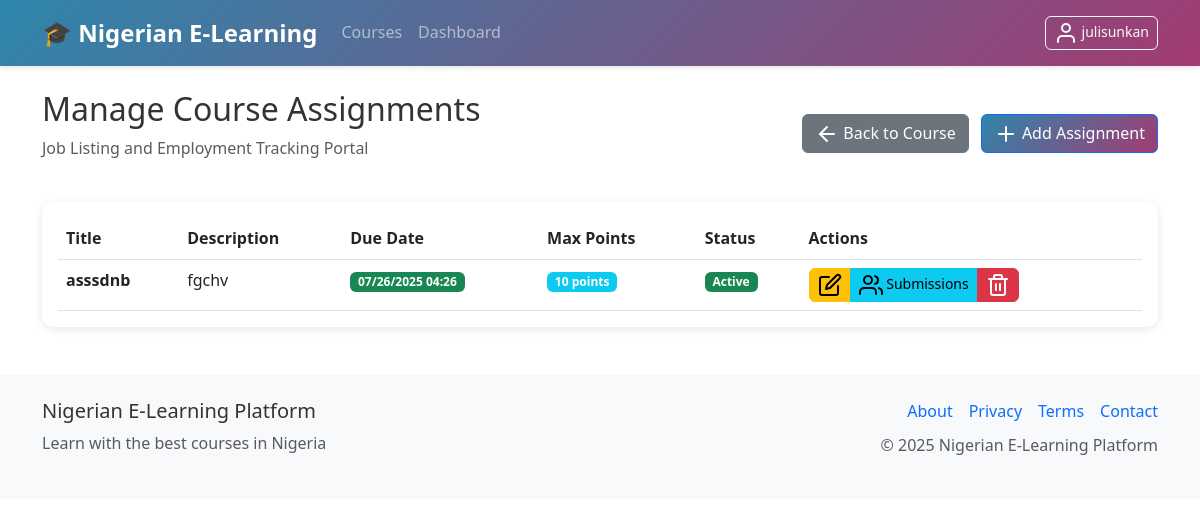
The app's page /instructor/courses/1/assignments (signed in) with its own data.
### models.py (models this page shows, shortened)
class User(UserMixin, db.Model):
    id = db.Column(db.Integer, primary_key=True)
    username = db.Column(db.String(80), unique=True, nullable=False)
    email = db.Column(db.String(120), unique=True, nullable=False)
    password_hash = db.Column(db.String(256), nullable=False)
    role = db.Column(db.String(20), nullable=False, default='student')  # admin, instructor, tutor, student
    first_name = db.Column(db.String(50))
    last_name = db.Column(db.String(50))
    active = db.Column(db.Boolean, default=True)
    banned = db.Column(db.Boolean, default=False)
    ban_reason = db.Column(db.Text)
    email_verified = db.Column(db.Boolean, default=False)
    verification_token = db.Column(db.String(100))
    password_reset_token = db.Column(db.String(100))
    password_reset_expires = db.Column(db.DateTime)
    email_verification_token = db.Column(db.String(100))
    email_verification_expires = db.Column(db.DateTime)
    premium_user = db.Column(db.Boolean, default=False)
    instructor_verified = db.Column(db.Boolean, default=False)
    badge_level = db.Column(db.String(20), default='basic')  # basic, bronze, silver, gold, premium
    wallet_balance = db.Column(db.Float, default=0.0)
    created_at = db.Column(db.DateTime, default=datetime.utcnow)
    last_login = db.Column(db.DateTime)
    courses_created = db.relationship('Course', foreign_keys='Course.instructor_id', backref='instructor', lazy='dynamic')
    enrollments = db.relationship('Enrollment', backref='student', lazy='dynamic')
    payments = db.relationship('Payment', backref='user', lazy='dynamic')
    wallet_transactions = db.relationship('WalletTransaction', backref='user', lazy='dynamic')
    quiz_attempts = db.relationship('QuizAttempt', backref='user', lazy='dynamic')
    assignment_submissions = db.relationship('AssignmentSubmission', backref='user', lazy='dynamic')
    course_credits = db.relationship('CourseCredit', backref='student_credit', lazy='dynamic')
    withdrawal_requests = db.relationship('WithdrawalRequest', foreign_keys='WithdrawalRequest.tutor_id', backref='tutor', lazy='dynamic')
    @property
    def is_active(self):
        return bool(self.active and not self.banned)

class Course(db.Model):
    id = db.Column(db.Integer, primary_key=True)
    title = db.Column(db.String(200), nullable=False)
    description = db.Column(db.Text)
    category = db.Column(db.String(100), default='General')  # Added missing category field
    price = db.Column(db.Float, nullable=False, default=0.0)
    instructor_id = db.Column(db.Integer, db.ForeignKey('user.id'), nullable=False)
    is_active = db.Column(db.Boolean, default=True)
    approval_status = db.Column(db.String(20), default='pending')  # pending, approved, rejected
    approved_by = db.Column(db.Integer, db.ForeignKey('user.id'))  # admin who approved
    approved_at = db.Column(db.DateTime)
    rejection_reason = db.Column(db.Text)
    min_credits_for_certificate = db.Column(db.Integer, default=70)  # Minimum credits needed for certificate
    total_available_credits = db.Column(db.Integer, default=100)     # Total credits available in course
    created_at = db.Column(db.DateTime, default=datetime.utcnow)
    updated_at = db.Column(db.DateTime, default=datetime.utcnow, onupdate=datetime.utcnow)
    lessons = db.relationship('Lesson', backref='course', lazy='dynamic', cascade='all, delete-orphan')
    enrollments = db.relationship('Enrollment', backref='course', lazy='dynamic', cascade='all, delete-orphan')
    quizzes = db.relationship('Quiz', backref='course', lazy='dynamic', cascade='all, delete-orphan')
    assignments = db.relationship('Assignment', backref='course', lazy='dynamic', cascade='all, delete-orphan')
    course_credits = db.relationship('CourseCredit', backref='course', lazy='dynamic', cascade='all, delete-orphan')
    course_vouchers = db.relationship('Voucher', foreign_keys='Voucher.course_id', backref='course', lazy='dynamic', cascade='all, delete-orphan')

class Assignment(db.Model):
    id = db.Column(db.Integer, primary_key=True)
    title = db.Column(db.String(200), nullable=False)
    description = db.Column(db.Text)
    instructions = db.Column(db.Text)
    course_id = db.Column(db.Integer, db.ForeignKey('course.id'), nullable=False)
    due_date = db.Column(db.DateTime)
    max_points = db.Column(db.Integer, default=100)
    is_active = db.Column(db.Boolean, default=True)
    max_credits = db.Column(db.Integer, default=15)  # Maximum credits for this assignment
    pass_threshold = db.Column(db.Float, default=60.0)  # Minimum percentage to earn credits
    created_at = db.Column(db.DateTime, default=datetime.utcnow)
    submissions = db.relationship('AssignmentSubmission', backref='assignment', lazy='dynamic', cascade='all, delete-orphan')

### routes.py (the view)
@app.route('/instructor/courses/<int:course_id>/assignments')
@login_required
@instructor_required
def instructor_course_assignments(course_id):
    course = Course.query.get_or_404(course_id)
    if current_user.role != 'admin' and course.instructor_id != current_user.id:
        flash('You can only manage assignments from your own courses', 'danger')
        return redirect(url_for('manage_courses'))
    assignments = Assignment.query.filter_by(course_id=course_id).all()
    from forms import AssignmentForm
    form = AssignmentForm()  # For CSRF token
    return render_template('instructor/course_assignments.html', course=course, assignments=assignments, now=datetime.utcnow(), form=form)

### app.py (called while the page is built)
@login_manager.user_loader
def load_user(user_id):
    from models import User
    return User.query.get(int(user_id))

### routes.py (called while the page is built)
@app.context_processor
def inject_settings():
    settings = SystemSettings.query.first()
    return dict(settings=settings)

### utils.py (called while the page is built)
def instructor_required(f):
    @wraps(f)
    def decorated_function(*args, **kwargs):
        if not current_user.is_authenticated or current_user.role not in ['admin', 'instructor', 'tutor']:
            flash('Instructor access required', 'danger')
            return redirect(url_for('dashboard'))
        return f(*args, **kwargs)
    return decorated_function

### templates/instructor/course_assignments.html (shortened to what this page needs)
{% extends "base.html" %}
{% block content %}
<div class="row">
    <div class="col-12">
        <div class="d-flex justify-content-between align-items-center mb-4">
            <div>
                <h2>Manage Course Assignments</h2>
                <p class="text-muted">{{ course.title }}</p>
            </div>
            <div>
                <a href="{{ url_for('course_detail', course_id=course.id) }}" class="btn btn-secondary me-2">
                    <i data-feather="arrow-left" class="me-1"></i>Back to Course
                </a>
                <a href="{{ url_for('create_assignment', course_id=course.id) }}" class="btn btn-primary">
                    <i data-feather="plus" class="me-1"></i>Add Assignment
                </a>
            </div>
        </div>
        <div class="card">
            <div class="card-body">
                {% if assignments %}
                <div class="table-responsive">
                    <table class="table table-hover">
                        <thead>
                            <tr>
                                <th>Title</th>
                                <th>Description</th>
                                <th>Due Date</th>
                                <th>Max Points</th>
                                <th>Status</th>
                                <th>Actions</th>
                            </tr>
                        </thead>
                        <tbody>
                            {% for assignment in assignments %}
                            <tr>
                                <td>
                                    <strong>{{ assignment.title }}</strong>
                                </td>
                                <td>
                                    {{ assignment.description[:80] }}{% if assignment.description|length > 80 %}...{% endif %}
                                </td>
                                <td>
                                    {% if assignment.due_date %}
                                        {% if assignment.due_date > now %}
                                            <span class="badge bg-success">{{ assignment.due_date.strftime('%m/%d/%Y %H:%M') }}</span>
                                        {% else %}
                                            <span class="badge bg-danger">{{ assignment.due_date.strftime('%m/%d/%Y %H:%M') }}</span>
                                        {% endif %}
                                    {% else %}
                                        <span class="badge bg-secondary">No due date</span>
                                    {% endif %}
                                </td>
                                <td>
                                    <span class="badge bg-info">{{ assignment.max_points }} points</span>
                                </td>
                                <td>
                                    {% if assignment.due_date and assignment.due_date > now %}
                                        <span class="badge bg-success">Active</span>
                                    {% elif assignment.due_date %}
                                        <span class="badge bg-warning">Past Due</span>
                                    {% else %}
                                        <span class="badge bg-primary">No Deadline</span>
                                    {% endif %}
                                </td>
                                <td>
                                    <div class="btn-group" role="group">
                                        <a href="{{ url_for('instructor_edit_assignment', assignment_id=assignment.id) }}"
                                           class="btn btn-sm btn-warning">
                                            <i data-feather="edit"></i>
                                        </a>
                                        <a href="{{ url_for('assignment_submissions', assignment_id=assignment.id) }}"
                                           class="btn btn-sm btn-info">
                                            <i data-feather="users"></i> Submissions
                                        </a>
                                        <button type="button" class="btn btn-sm btn-danger"
                                                onclick="confirmDeleteAssignment({{ assignment.id }}, {{ assignment.title|tojson }})">
                                            <i data-feather="trash-2"></i>
                                        </button>
                                    </div>
                                </td>
                            </tr>
                            {% endfor %}
                        </tbody>
                    </table>
                </div>
                {% endif %}
            </div>
        </div>
    </div>
</div>
{% endblock %}

### templates/base.html (shortened to what this page needs)
<!DOCTYPE html>
<html lang="en">
<head>
    {% set critical_css = get_critical_css() %}
    <link rel="preload" href="https://cdn.jsdelivr.net/npm/bootstrap@5.3.0/dist/css/bootstrap.min.css" as="style" onload="this.onload=null;this.rel='stylesheet'">
    <link rel="preload" href="{{ url_for('static', filename='css/style.css') }}" as="style" onload="this.onload=null;this.rel='stylesheet'">
</head>
<body>
    <nav class="navbar navbar-expand-lg navbar-dark bg-primary">
        <div class="container">
            <a class="navbar-brand" href="{{ url_for('index') }}">
                <strong>🎓 Nigerian E-Learning</strong>
            </a>
            <div class="collapse navbar-collapse" id="navbarNav">
                <ul class="navbar-nav me-auto">
                    <li class="nav-item">
                        <a class="nav-link" href="{{ url_for('courses') }}">Courses</a>
                    </li>
                    {% if current_user.is_authenticated %}
                    <li class="nav-item">
                        <a class="nav-link" href="{{ url_for('dashboard') }}">Dashboard</a>
                    </li>
                    {% endif %}
                </ul>
                <ul class="navbar-nav">
                    {% if current_user.is_authenticated %}
                    <li class="nav-item">
                        <button class="btn btn-outline-light btn-sm" type="button" data-bs-toggle="offcanvas" data-bs-target="#profileOffcanvas" aria-controls="profileOffcanvas">
                            <i data-feather="user"></i> {{ current_user.username }}
                        </button>
                    </li>
                    {% endif %}
                </ul>
            </div>
        </div>
    </nav>
    <main class="container my-4">
        {% block content %}{% endblock %}
    </main>
    <footer class="bg-light mt-5 py-4">
        <div class="container">
            <div class="row">
                <div class="col-md-6">
                    <h5>Nigerian E-Learning Platform</h5>
                    <p class="text-muted">Learn with the best courses in Nigeria</p>
                </div>
                <div class="col-md-6 text-md-end">
                    <div class="d-flex justify-content-md-end justify-content-center gap-3 mb-2">
                        <a href="#" class="text-decoration-none">About</a>
                        <a href="#" class="text-decoration-none">Privacy</a>
                        <a href="#" class="text-decoration-none">Terms</a>
                        <a href="#" class="text-decoration-none">Contact</a>
                    </div>
                    <p class="text-muted">© 2025 Nigerian E-Learning Platform</p>
                </div>
            </div>
        </div>
    </footer>
</body>
</html>

### static/css/style.css (style rules this page uses)
:root { --primary-color: #0d6efd; --success-color: #198754; --warning-color: #ffc107; --danger-color: #dc3545; --naira-color: #00b04f; --dark-color: #212529; --light-color: #f8f9fa; }
body { font-family: 'Segoe UI', Tahoma, Geneva, Verdana, sans-serif; line-height: 1.6; color: #333; }
.navbar-brand { font-weight: 700; font-size: 1.5rem; }
.navbar-nav .nav-link { font-weight: 500; transition: color 0.3s ease; }
.card { border: none; box-shadow: 0 0.125rem 0.25rem rgba(0, 0, 0, 0.075); transition: box-shadow 0.15s ease-in-out; }
.btn { border-radius: 0.375rem; font-weight: 500; transition: all 0.3s ease; }
.btn-primary { background-color: var(--primary-color); border-color: var(--primary-color); }
.badge { font-size: 0.75rem; font-weight: 600; }
.table { margin-bottom: 0; }
.table th { border-top: none; font-weight: 600; color: var(--dark-color); }
footer { margin-top: auto; }

### templates/base.html (style rules this page uses)
:root { --vh: 1vh; }
.nav-link, .dropdown-item { padding: 12px 16px; }
.card { border-radius: 12px; box-shadow: 0 2px 8px rgba(0,0,0,0.1); }

### records on screen
User: username "julisunkan"
Course: title "Job Listing and Employment Tracking Portal"
Assignment: title "asssdnb", description "fgchv", due_date "07/26/2025 04:26", max_points "10", shows "Active"
